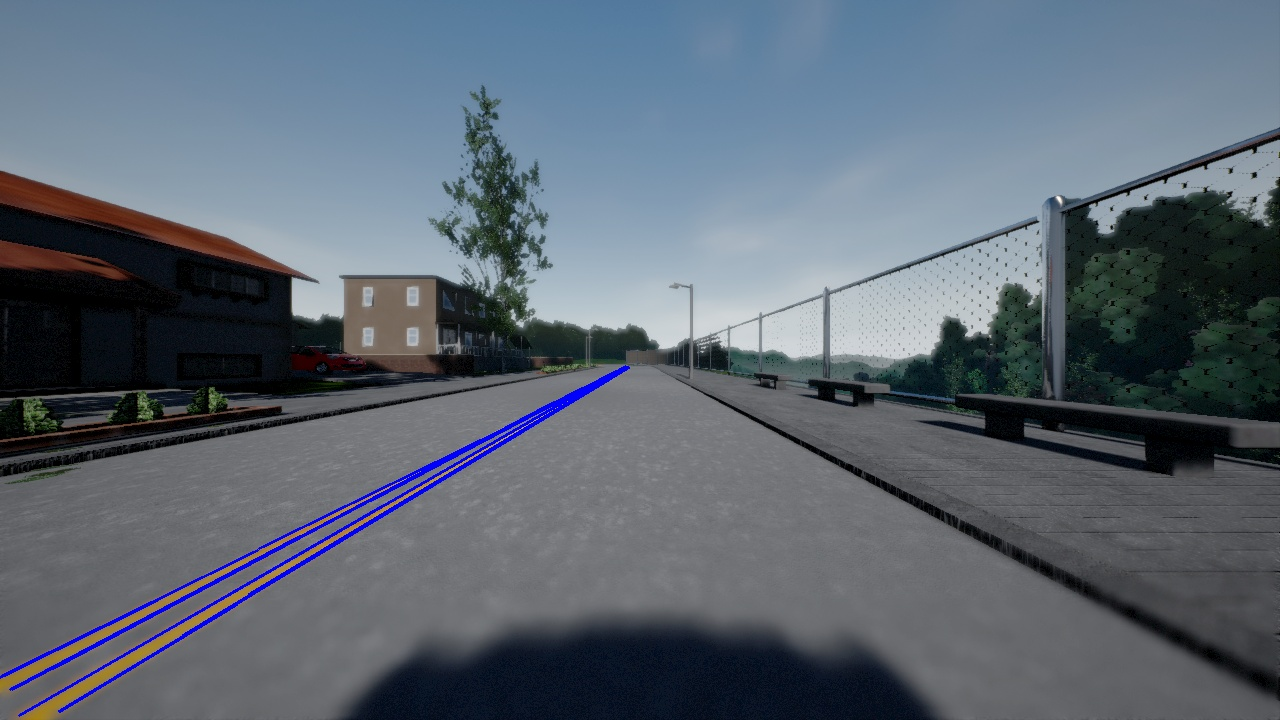
#> input picture Originales/lol13.jpg, 1280 x 720 px
$ python -i detection_car_driving.py   (imports and definitions only)
#> lines starting #> are read from the running program, lines starting #| are printed output that depends on the picture; after the words box and inside, x2 and y2 are one past the last pixel; in counts of white or black regions, pixels touching at a corner belong together
#> further down, picture is the input picture: shape (720, 1280, 3); mean B, G, R 113.9, 102.6, 92.7
import numpy as np
import clustering as cl
from cv2 import cv2

def get_road_line(frame_RGB):
    #frame_RGB = cv2.flip(frame_RGB,1) #Flip verticaly the frame
    frame = frame_RGB.copy()
    part_frame = frame[350:720, 0:1280] #Solo obtenemos la seccion del frame con la carretera
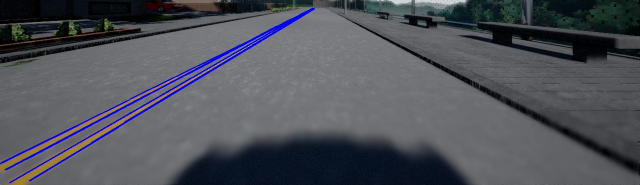
#> part_frame: shape (370, 1280, 3) (shown at 1/2 size); mean B, G, R 90.1, 82.4, 80.3
    # Convert BGR to HSV
    frame_hsv = cv2.cvtColor(part_frame, cv2.COLOR_BGR2HSV)
#> frame_hsv: shape (370, 1280, 3); mean H, S, V 107.4, 55.7, 91.9

    # define range Road Line color in HSV
    # road_line_color = np.uint8([[[109,196,217 ]]])
    # hsv_color = cv2.cvtColor(road_line_color,cv2.COLOR_BGR2HSV)
    # print (hsv_color) #Handmade way to obtain the HSV Color
    lower_road_line_color = np.array([14,100,100])
    upper_road_line_color = np.array([40,255,217])
    mask = cv2.inRange(frame_hsv, lower_road_line_color, upper_road_line_color)
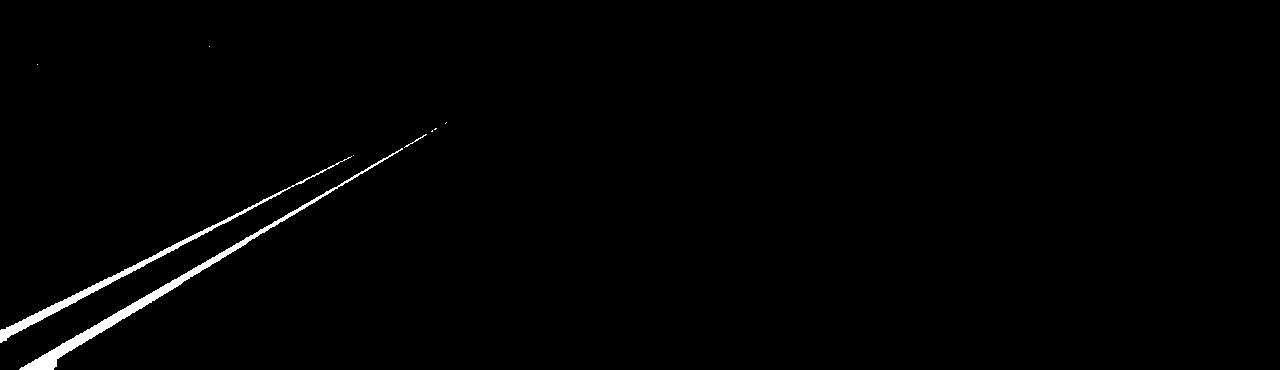
#> mask: shape (370, 1280); 1% white; 9 white regions (6 under 20 px), largest, box (x1, y1, x2, y2) and area: (19, 148, 403, 370) 2765, (0, 156, 352, 343) 1924, (404, 134, 427, 148) 35

    # Bitwise-AND mask and original image
    res = cv2.bitwise_and(part_frame,part_frame, mask= mask)

    gray = cv2.cvtColor(res,cv2.COLOR_BGR2GRAY)
    edges = cv2.Canny(gray,50,150,apertureSize = 3)
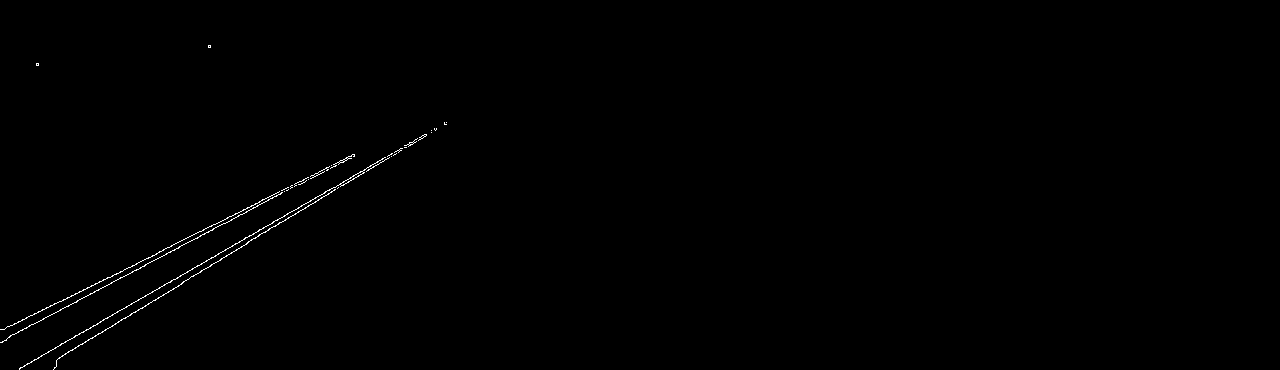
#> edges: shape (370, 1280); 0.37% white in thin lines or dots, all inside (x1, y1, x2, y2) = (0, 45, 447, 370)
    _, binary = cv2.threshold(gray, 25, 255, cv2.THRESH_BINARY)

    lines_p = cv2.HoughLinesP(edges,1,np.pi/180,80,minLineLength = 50,maxLineGap = 150)
#> lines_p = [[19, 369, 444, 124], [19, 368, 446, 122], [183, 281, 436, 129], [0, 342, 354, 154], [130, 267, 352, 154], [65, 353, 446, 124], [61, 301, 263, 199], [8, 337, 313, 175]]
    edges = cv2.cvtColor(edges,cv2.COLOR_GRAY2BGR)
    binary = cv2.cvtColor(binary,cv2.COLOR_GRAY2BGR)
    lines_angles = []
    distances = []
    middle_point = 0
    jump = 0
    try:
            for line in lines_p: #Print the lines on the Original Frame
                x1,y1,x2,y2 = line[0] #Points to obtain a line
                y1 = y1 + 350 #Plus 350 to adapt to the full frame after the crop
                y2 = y2 + 350
                slope = get_line_slope(x1,y1,x2,y2)
                displacement = get_line_displacement (x1,y1,x2,y2)
                line = [slope, displacement]
                angle = get_line_angle (slope)
                lines_angles.append([line, angle]) #Save the angle
                cv2.line(frame,(x1,y1),(x2,y2),(255,0,0),2)
                print_angles_frame(x1, y1, x2, y2, angle, frame) #Print the angles on the frame (for debug)
#> this loop made 1 pass
#> (x1, y1, x2, y2, slope, c in get_line_displacement, displacement, degrees in get_line_angle) on pass 1: (19, 719, 444, 474, -0.576, 730, 730, -29.96)
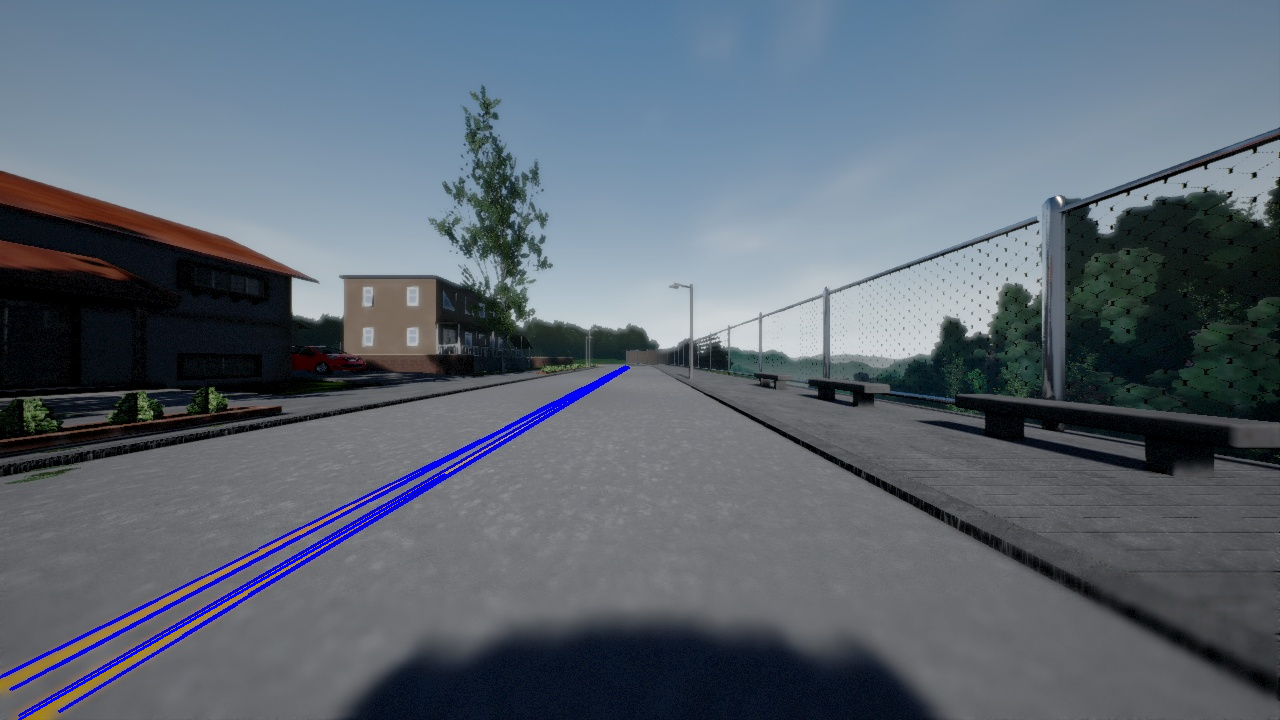
#> frame: shape (720, 1280, 3); 0.15% of pixels changed, all inside (x1, y1, x2, y2) = (18, 473, 446, 720)
#> after the loop, lines_angles = [[[-0.576, 730], -29.96]]

            lines_angles = sorted(lines_angles, key=lambda line: line[1]) # Sorting by angles
            on_the_middle = (lines_angles[0][1] > -90 and lines_angles[0][1] < -70) and (lines_angles[-1][1] < 90 and lines_angles[-1][1] > 70)
            horizonal = True # To know if we have horizontal lines on the frame
            if abs(lines_angles[0][1] - lines_angles[-1][1]) <= 10  or on_the_middle:
                for line in lines_angles:
                    if abs(line[1]) > 2.5 and horizonal:
                        horizonal = False
                    distances.append(distance_to_left_margin(line[0][0], line[0][1]))

            else:
                horizonal = False
                sorted_angles = []
                index = []
                for pair in lines_angles:
                   sorted_angles.append(pair[1])
                index = get_clusters(sorted_angles, 2) #To get a cluster of two groups

                distances_1 = []
                average_distances_1 = 0
                distances_2 = []
                average_distances_2 = 0
                for i in range(0, index[0]-1, 1):
                    d = distance_to_left_margin(lines_angles[i][0][0], lines_angles[i][0][1])
                    distances_1.append(d)
                    average_distances_1 += d
                average_distances_1 = average_distances_1 /( index[0] + 1)
                for i in range(index[0]-1, len(lines_angles), 1):
                    d = distance_to_left_margin(lines_angles[i][0][0], lines_angles[i][0][1])
                    distances_2.append(d)
                    average_distances_2 += d
                average_distances_2 = average_distances_2 / (len(lines_angles) - index[0] + 1)

                if abs(average_distances_1) < abs(average_distances_2):
                    #First Cluster is Good One
                    distances = distances_1
                else:
                    #Second Cluster is Good One
                    distances = distances_2
                    jump = index[0]-1 # Index to start the second Cluster

            distances.sort()
            if (not horizonal):
                print (distances)
                middle_distance = int((distances[0] + distances[-1])/2)
                middle_point = int(len(distances)/2)
                average_angle = lines_angles[middle_point + jump][1]
            else:
                #Extreme unuseful values
                middle_distance = 3666
                average_angle = 111
            try:
                print_final_distance_angle(average_angle, middle_distance, frame)
            except OverflowError:
                middle_distance = 0
                print_final_distance_angle(average_angle, middle_distance, frame)
            return frame, middle_distance, average_angle

    except TypeError:
        print('En este frame no hay líneas')
        return frame, 3666, 111 #Extreme unuseful values

def get_line_angle (slope): # Obtain the angle of the line between the point x1,y1 & x2,y2
    degrees = np.degrees(np.arctan(slope)) #Transform the radians to degrees with 180/pi
    return degrees

def get_line_slope (x1,y1,x2,y2): #Get the slope (m) of the line with the line formula y=x*m + c
    if x1 != x2:
        slope = (y2-y1)/(x2-x1) #Get the slope of the line with the line formula y=x*m + c
    else:
        slope = np.pi/2
    return slope #In Radians

def get_line_displacement (x1,y1,x2,y2): #Get the displacement (c) of the line with the line formula y=x*m + c
    if x1 != x2:
        c = (y1*x2 - y2*x1)/(x2-x1)
    else:
        c = x1
    return c

def print_angles_frame (x1, y1, x2, y2, angle, frame):
    font = cv2.FONT_HERSHEY_PLAIN
    if y1 < y2:
        rnd_y = np.random.randint(y1, high = y2, size = 1) # y1 sould be lower than y2
        new_x = int((x2-x1) * ((rnd_y-y1)/(y2-y1)) + x1)
    elif y1 > y2:
        rnd_y = np.random.randint(y2, high = y1, size = 1)
        new_x = int((x2-x1) * ((rnd_y-y1)/(y2-y1)) + x1)
    else:
        rnd_y = y1
        new_x = x1
#> (the run stopped early here; a loop or call above may not have finished)
